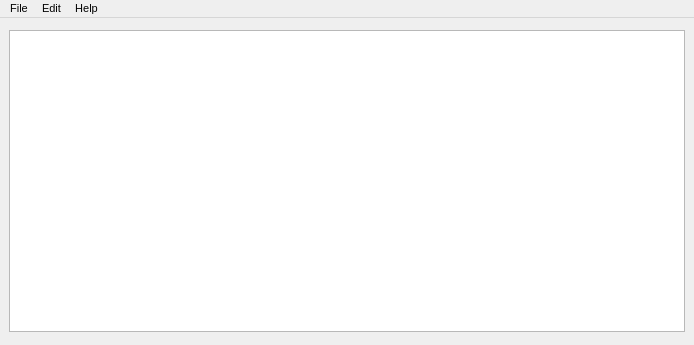
<?xml version="1.0" encoding="UTF-8"?>
<ui version="4.0">
 <class>Editor</class>
 <widget class="QMainWindow" name="Editor">
  <property name="geometry">
   <rect>
    <x>0</x>
    <y>0</y>
    <width>694</width>
    <height>345</height>
   </rect>
  </property>
  <property name="sizePolicy">
   <sizepolicy hsizetype="Preferred" vsizetype="Fixed">
    <horstretch>0</horstretch>
    <verstretch>0</verstretch>
   </sizepolicy>
  </property>
  <property name="font">
   <font>
    <family>Nirmala UI</family>
    <pointsize>8</pointsize>
   </font>
  </property>
  <property name="windowTitle">
   <string>Editor</string>
  </property>
  <widget class="QWidget" name="centralwidget">
   <property name="sizePolicy">
    <sizepolicy hsizetype="Preferred" vsizetype="Fixed">
     <horstretch>0</horstretch>
     <verstretch>0</verstretch>
    </sizepolicy>
   </property>
   <layout class="QVBoxLayout" name="verticalLayout">
    <item>
     <widget class="QTextEdit" name="textedit">
      <property name="sizePolicy">
       <sizepolicy hsizetype="Expanding" vsizetype="Expanding">
        <horstretch>0</horstretch>
        <verstretch>0</verstretch>
       </sizepolicy>
      </property>
      <property name="maximumSize">
       <size>
        <width>16777215</width>
        <height>302</height>
       </size>
      </property>
     </widget>
    </item>
   </layout>
  </widget>
  <widget class="QMenuBar" name="menubar">
   <property name="geometry">
    <rect>
     <x>0</x>
     <y>0</y>
     <width>694</width>
     <height>20</height>
    </rect>
   </property>
   <widget class="QMenu" name="menuEdit">
    <property name="title">
     <string>Edit</string>
    </property>
    <addaction name="actionundo"/>
    <addaction name="actionredo"/>
    <addaction name="actioncut"/>
    <addaction name="actioncopy"/>
    <addaction name="actionpaste"/>
    <addaction name="separator"/>
    <addaction name="actionbold"/>
    <addaction name="actionunderline"/>
    <addaction name="actionitalic"/>
   </widget>
   <widget class="QMenu" name="menuHelp">
    <property name="title">
     <string>Help</string>
    </property>
    <addaction name="actionabout"/>
   </widget>
   <widget class="QMenu" name="menuFile">
    <property name="title">
     <string>File</string>
    </property>
    <addaction name="actionnew"/>
    <addaction name="actionopen"/>
    <addaction name="actionsave"/>
    <addaction name="actionsave_as"/>
    <addaction name="separator"/>
    <addaction name="actionprint"/>
    <addaction name="actionexit"/>
   </widget>
   <addaction name="menuFile"/>
   <addaction name="menuEdit"/>
   <addaction name="menuHelp"/>
  </widget>
  <action name="actionnew">
   <property name="icon">
    <iconset resource="editor.qrc">
     <normaloff>:/rexallina/images/newfile.png</normaloff>:/rexallina/images/newfile.png</iconset>
   </property>
   <property name="text">
    <string>New</string>
   </property>
   <property name="toolTip">
    <string>New file</string>
   </property>
   <property name="menuRole">
    <enum>QAction::MenuRole::TextHeuristicRole</enum>
   </property>
  </action>
  <action name="actionopen">
   <property name="icon">
    <iconset resource="editor.qrc">
     <normaloff>:/rexallina/images/openfile.png</normaloff>:/rexallina/images/openfile.png</iconset>
   </property>
   <property name="text">
    <string>Open</string>
   </property>
   <property name="toolTip">
    <string>Open file</string>
   </property>
   <property name="menuRole">
    <enum>QAction::MenuRole::TextHeuristicRole</enum>
   </property>
  </action>
  <action name="actionsave">
   <property name="icon">
    <iconset resource="editor.qrc">
     <normaloff>:/rexallina/images/save.png</normaloff>:/rexallina/images/save.png</iconset>
   </property>
   <property name="text">
    <string>Save</string>
   </property>
   <property name="toolTip">
    <string>Save file</string>
   </property>
   <property name="menuRole">
    <enum>QAction::MenuRole::TextHeuristicRole</enum>
   </property>
  </action>
  <action name="actionsave_as">
   <property name="icon">
    <iconset resource="editor.qrc">
     <normaloff>:/rexallina/images/saveas.png</normaloff>:/rexallina/images/saveas.png</iconset>
   </property>
   <property name="text">
    <string>Save As</string>
   </property>
   <property name="toolTip">
    <string>Save as file</string>
   </property>
   <property name="menuRole">
    <enum>QAction::MenuRole::TextHeuristicRole</enum>
   </property>
  </action>
  <action name="actionexit">
   <property name="icon">
    <iconset resource="editor.qrc">
     <normaloff>:/rexallina/images/exit.png</normaloff>:/rexallina/images/exit.png</iconset>
   </property>
   <property name="text">
    <string>Exit</string>
   </property>
   <property name="toolTip">
    <string>Close app</string>
   </property>
   <property name="menuRole">
    <enum>QAction::MenuRole::TextHeuristicRole</enum>
   </property>
  </action>
  <action name="actioncopy">
   <property name="icon">
    <iconset resource="editor.qrc">
     <normaloff>:/rexallina/images/copy.png</normaloff>:/rexallina/images/copy.png</iconset>
   </property>
   <property name="text">
    <string>Copy</string>
   </property>
   <property name="toolTip">
    <string>Copy</string>
   </property>
   <property name="menuRole">
    <enum>QAction::MenuRole::TextHeuristicRole</enum>
   </property>
  </action>
  <action name="actioncut">
   <property name="icon">
    <iconset resource="editor.qrc">
     <normaloff>:/rexallina/images/cut.png</normaloff>:/rexallina/images/cut.png</iconset>
   </property>
   <property name="text">
    <string>Cut</string>
   </property>
   <property name="toolTip">
    <string>Cut</string>
   </property>
   <property name="menuRole">
    <enum>QAction::MenuRole::TextHeuristicRole</enum>
   </property>
  </action>
  <action name="actionpaste">
   <property name="icon">
    <iconset resource="editor.qrc">
     <normaloff>:/rexallina/images/paste.png</normaloff>:/rexallina/images/paste.png</iconset>
   </property>
   <property name="text">
    <string>Paste</string>
   </property>
   <property name="toolTip">
    <string>Paste</string>
   </property>
   <property name="menuRole">
    <enum>QAction::MenuRole::TextHeuristicRole</enum>
   </property>
  </action>
  <action name="actionundo">
   <property name="icon">
    <iconset resource="editor.qrc">
     <normaloff>:/rexallina/images/undo.png</normaloff>:/rexallina/images/undo.png</iconset>
   </property>
   <property name="text">
    <string>Undo</string>
   </property>
   <property name="toolTip">
    <string>Undo</string>
   </property>
   <property name="menuRole">
    <enum>QAction::MenuRole::TextHeuristicRole</enum>
   </property>
  </action>
  <action name="actionredo">
   <property name="icon">
    <iconset resource="editor.qrc">
     <normaloff>:/rexallina/images/redo.png</normaloff>:/rexallina/images/redo.png</iconset>
   </property>
   <property name="text">
    <string>Redo</string>
   </property>
   <property name="toolTip">
    <string>Redo</string>
   </property>
   <property name="menuRole">
    <enum>QAction::MenuRole::TextHeuristicRole</enum>
   </property>
  </action>
  <action name="actionbold">
   <property name="checkable">
    <bool>true</bool>
   </property>
   <property name="icon">
    <iconset resource="editor.qrc">
     <normaloff>:/rexallina/images/bold.png</normaloff>:/rexallina/images/bold.png</iconset>
   </property>
   <property name="text">
    <string>Bold</string>
   </property>
   <property name="toolTip">
    <string>Bold</string>
   </property>
   <property name="menuRole">
    <enum>QAction::MenuRole::TextHeuristicRole</enum>
   </property>
  </action>
  <action name="actionitalic">
   <property name="checkable">
    <bool>true</bool>
   </property>
   <property name="icon">
    <iconset resource="editor.qrc">
     <normaloff>:/rexallina/images/italic.png</normaloff>:/rexallina/images/italic.png</iconset>
   </property>
   <property name="text">
    <string>Italic</string>
   </property>
   <property name="toolTip">
    <string>Italic</string>
   </property>
   <property name="menuRole">
    <enum>QAction::MenuRole::TextHeuristicRole</enum>
   </property>
  </action>
  <action name="actionunderline">
   <property name="checkable">
    <bool>true</bool>
   </property>
   <property name="icon">
    <iconset resource="editor.qrc">
     <normaloff>:/rexallina/images/underline.png</normaloff>:/rexallina/images/underline.png</iconset>
   </property>
   <property name="text">
    <string>Underline</string>
   </property>
   <property name="toolTip">
    <string>Underline</string>
   </property>
   <property name="menuRole">
    <enum>QAction::MenuRole::TextHeuristicRole</enum>
   </property>
  </action>
  <action name="actionabout">
   <property name="icon">
    <iconset resource="editor.qrc">
     <normaloff>:/rexallina/images/info.png</normaloff>:/rexallina/images/info.png</iconset>
   </property>
   <property name="text">
    <string>About</string>
   </property>
   <property name="toolTip">
    <string>About</string>
   </property>
   <property name="font">
    <font>
     <family>Nirmala UI</family>
     <pointsize>8</pointsize>
    </font>
   </property>
   <property name="menuRole">
    <enum>QAction::MenuRole::TextHeuristicRole</enum>
   </property>
  </action>
  <action name="actionprint">
   <property name="icon">
    <iconset theme="QIcon::ThemeIcon::Printer"/>
   </property>
   <property name="text">
    <string>Print</string>
   </property>
   <property name="menuRole">
    <enum>QAction::MenuRole::TextHeuristicRole</enum>
   </property>
  </action>
  <action name="actionNew">
   <property name="text">
    <string>New</string>
   </property>
  </action>
  <action name="actionOpen">
   <property name="text">
    <string>Open</string>
   </property>
  </action>
  <action name="actionSave">
   <property name="text">
    <string>Save</string>
   </property>
  </action>
  <action name="actionSave_As">
   <property name="text">
    <string>Save As</string>
   </property>
  </action>
  <action name="actionPrint">
   <property name="text">
    <string>Print</string>
   </property>
  </action>
  <action name="actionExit">
   <property name="text">
    <string>Exit</string>
   </property>
  </action>
  <action name="actionOpen_2">
   <property name="text">
    <string>Open</string>
   </property>
  </action>
  <action name="actionSave_2">
   <property name="text">
    <string>Save</string>
   </property>
  </action>
  <action name="actionSave_As_2">
   <property name="text">
    <string>Save As</string>
   </property>
  </action>
  <action name="actionPrint_2">
   <property name="text">
    <string>Print</string>
   </property>
  </action>
  <action name="actionExit_2">
   <property name="text">
    <string>Exit</string>
   </property>
  </action>
 </widget>
 <resources>
  <include location="editor.qrc"/>
 </resources>
 <connections/>
</ui>
